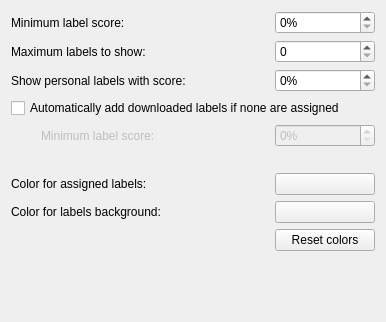
<?xml version="1.0" encoding="UTF-8"?>
<ui version="4.0">
 <class>labelsGeneralSettings</class>
 <widget class="QWidget" name="labelsGeneralSettings">
  <property name="geometry">
   <rect>
    <x>0</x>
    <y>0</y>
    <width>386</width>
    <height>322</height>
   </rect>
  </property>
  <property name="sizePolicy">
   <sizepolicy hsizetype="MinimumExpanding" vsizetype="MinimumExpanding">
    <horstretch>0</horstretch>
    <verstretch>0</verstretch>
   </sizepolicy>
  </property>
  <property name="windowTitle">
   <string>Labels Settings</string>
  </property>
  <layout class="QVBoxLayout" name="verticalLayout">
   <item>
    <layout class="QGridLayout" name="gridLayout">
     <property name="rightMargin">
      <number>0</number>
     </property>
     <item row="0" column="0">
      <widget class="QLabel" name="label">
       <property name="sizePolicy">
        <sizepolicy hsizetype="MinimumExpanding" vsizetype="Preferred">
         <horstretch>0</horstretch>
         <verstretch>0</verstretch>
        </sizepolicy>
       </property>
       <property name="text">
        <string>Minimum label score:</string>
       </property>
      </widget>
     </item>
     <item row="0" column="1">
      <widget class="QSpinBox" name="minCountSpinBox">
       <property name="sizePolicy">
        <sizepolicy hsizetype="Minimum" vsizetype="Fixed">
         <horstretch>0</horstretch>
         <verstretch>0</verstretch>
        </sizepolicy>
       </property>
       <property name="minimumSize">
        <size>
         <width>100</width>
         <height>0</height>
        </size>
       </property>
       <property name="toolTip">
        <string>Show only labels that are rated at least that high.</string>
       </property>
       <property name="suffix">
        <string notr="true">%</string>
       </property>
       <property name="maximum">
        <number>100</number>
       </property>
      </widget>
     </item>
     <item row="1" column="0">
      <widget class="QLabel" name="label_3">
       <property name="sizePolicy">
        <sizepolicy hsizetype="MinimumExpanding" vsizetype="Preferred">
         <horstretch>0</horstretch>
         <verstretch>0</verstretch>
        </sizepolicy>
       </property>
       <property name="text">
        <string>Maximum labels to show:</string>
       </property>
      </widget>
     </item>
     <item row="1" column="1">
      <widget class="QSpinBox" name="numLabelsSpinBox">
       <property name="sizePolicy">
        <sizepolicy hsizetype="Minimum" vsizetype="Fixed">
         <horstretch>0</horstretch>
         <verstretch>0</verstretch>
        </sizepolicy>
       </property>
       <property name="minimumSize">
        <size>
         <width>100</width>
         <height>0</height>
        </size>
       </property>
       <property name="toolTip">
        <string>Do not show more than this many labels.
Note that personal labels will always be shown.</string>
       </property>
      </widget>
     </item>
     <item row="2" column="0">
      <widget class="QLabel" name="label_2">
       <property name="sizePolicy">
        <sizepolicy hsizetype="MinimumExpanding" vsizetype="Preferred">
         <horstretch>0</horstretch>
         <verstretch>0</verstretch>
        </sizepolicy>
       </property>
       <property name="text">
        <string>Show personal labels with score:</string>
       </property>
      </widget>
     </item>
     <item row="2" column="1">
      <widget class="QSpinBox" name="personalCountSpinBox">
       <property name="sizePolicy">
        <sizepolicy hsizetype="Minimum" vsizetype="Fixed">
         <horstretch>0</horstretch>
         <verstretch>0</verstretch>
        </sizepolicy>
       </property>
       <property name="minimumSize">
        <size>
         <width>100</width>
         <height>0</height>
        </size>
       </property>
       <property name="toolTip">
        <string>Affects the font size of the personal labels.</string>
       </property>
       <property name="suffix">
        <string notr="true">%</string>
       </property>
       <property name="maximum">
        <number>100</number>
       </property>
       <property name="singleStep">
        <number>1</number>
       </property>
      </widget>
     </item>
    </layout>
   </item>
   <item>
    <widget class="QCheckBox" name="autoAddCheckBox">
     <property name="text">
      <string>Automatically add downloaded labels if none are assigned</string>
     </property>
    </widget>
   </item>
   <item>
    <layout class="QHBoxLayout" name="horizontalLayout_4">
     <property name="leftMargin">
      <number>30</number>
     </property>
     <property name="rightMargin">
      <number>0</number>
     </property>
     <item>
      <widget class="QLabel" name="minAutoAddCountLabel">
       <property name="enabled">
        <bool>false</bool>
       </property>
       <property name="sizePolicy">
        <sizepolicy hsizetype="MinimumExpanding" vsizetype="Preferred">
         <horstretch>0</horstretch>
         <verstretch>0</verstretch>
        </sizepolicy>
       </property>
       <property name="text">
        <string>Minimum label score:</string>
       </property>
      </widget>
     </item>
     <item>
      <widget class="QSpinBox" name="minAutoAddCountSpinBox">
       <property name="enabled">
        <bool>false</bool>
       </property>
       <property name="minimumSize">
        <size>
         <width>100</width>
         <height>0</height>
        </size>
       </property>
       <property name="toolTip">
        <string>Add only labels that are rated at least that high.</string>
       </property>
       <property name="suffix">
        <string notr="true">%</string>
       </property>
       <property name="maximum">
        <number>100</number>
       </property>
      </widget>
     </item>
    </layout>
   </item>
   <item>
    <spacer name="verticalSpacer_3">
     <property name="orientation">
      <enum>Qt::Vertical</enum>
     </property>
     <property name="sizeType">
      <enum>QSizePolicy::Fixed</enum>
     </property>
     <property name="sizeHint" stdset="0">
      <size>
       <width>20</width>
       <height>20</height>
      </size>
     </property>
    </spacer>
   </item>
   <item>
    <layout class="QHBoxLayout" name="horizontalLayout">
     <property name="rightMargin">
      <number>0</number>
     </property>
     <item>
      <widget class="QLabel" name="label_5">
       <property name="sizePolicy">
        <sizepolicy hsizetype="MinimumExpanding" vsizetype="Preferred">
         <horstretch>0</horstretch>
         <verstretch>0</verstretch>
        </sizepolicy>
       </property>
       <property name="text">
        <string>Color for assigned labels:</string>
       </property>
      </widget>
     </item>
     <item>
      <widget class="KColorButton" name="selectedColorButton">
       <property name="minimumSize">
        <size>
         <width>100</width>
         <height>0</height>
        </size>
       </property>
      </widget>
     </item>
    </layout>
   </item>
   <item>
    <layout class="QHBoxLayout" name="horizontalLayout_2">
     <property name="rightMargin">
      <number>0</number>
     </property>
     <item>
      <widget class="QLabel" name="label_6">
       <property name="sizePolicy">
        <sizepolicy hsizetype="MinimumExpanding" vsizetype="Preferred">
         <horstretch>0</horstretch>
         <verstretch>0</verstretch>
        </sizepolicy>
       </property>
       <property name="text">
        <string>Color for labels background:</string>
       </property>
      </widget>
     </item>
     <item>
      <widget class="KColorButton" name="backgroundColorButton">
       <property name="minimumSize">
        <size>
         <width>100</width>
         <height>0</height>
        </size>
       </property>
      </widget>
     </item>
    </layout>
   </item>
   <item>
    <layout class="QHBoxLayout" name="horizontalLayout_3">
     <item>
      <spacer name="horizontalSpacer">
       <property name="orientation">
        <enum>Qt::Horizontal</enum>
       </property>
       <property name="sizeHint" stdset="0">
        <size>
         <width>40</width>
         <height>20</height>
        </size>
       </property>
      </spacer>
     </item>
     <item>
      <widget class="QPushButton" name="resetColorsPushButton">
       <property name="minimumSize">
        <size>
         <width>100</width>
         <height>0</height>
        </size>
       </property>
       <property name="toolTip">
        <string>Sets the label colors according to the current color scheme.</string>
       </property>
       <property name="text">
        <string>Reset colors</string>
       </property>
      </widget>
     </item>
    </layout>
   </item>
   <item>
    <spacer name="verticalSpacer">
     <property name="orientation">
      <enum>Qt::Vertical</enum>
     </property>
     <property name="sizeHint" stdset="0">
      <size>
       <width>20</width>
       <height>40</height>
      </size>
     </property>
    </spacer>
   </item>
  </layout>
 </widget>
 <customwidgets>
  <customwidget>
   <class>KColorButton</class>
   <extends>QPushButton</extends>
   <header>kcolorbutton.h</header>
  </customwidget>
 </customwidgets>
 <resources/>
 <connections>
  <connection>
   <sender>autoAddCheckBox</sender>
   <signal>toggled(bool)</signal>
   <receiver>minAutoAddCountSpinBox</receiver>
   <slot>setEnabled(bool)</slot>
   <hints>
    <hint type="sourcelabel">
     <x>201</x>
     <y>108</y>
    </hint>
    <hint type="destinationlabel">
     <x>308</x>
     <y>137</y>
    </hint>
   </hints>
  </connection>
  <connection>
   <sender>autoAddCheckBox</sender>
   <signal>toggled(bool)</signal>
   <receiver>minAutoAddCountLabel</receiver>
   <slot>setEnabled(bool)</slot>
   <hints>
    <hint type="sourcelabel">
     <x>201</x>
     <y>108</y>
    </hint>
    <hint type="destinationlabel">
     <x>124</x>
     <y>137</y>
    </hint>
   </hints>
  </connection>
 </connections>
</ui>
